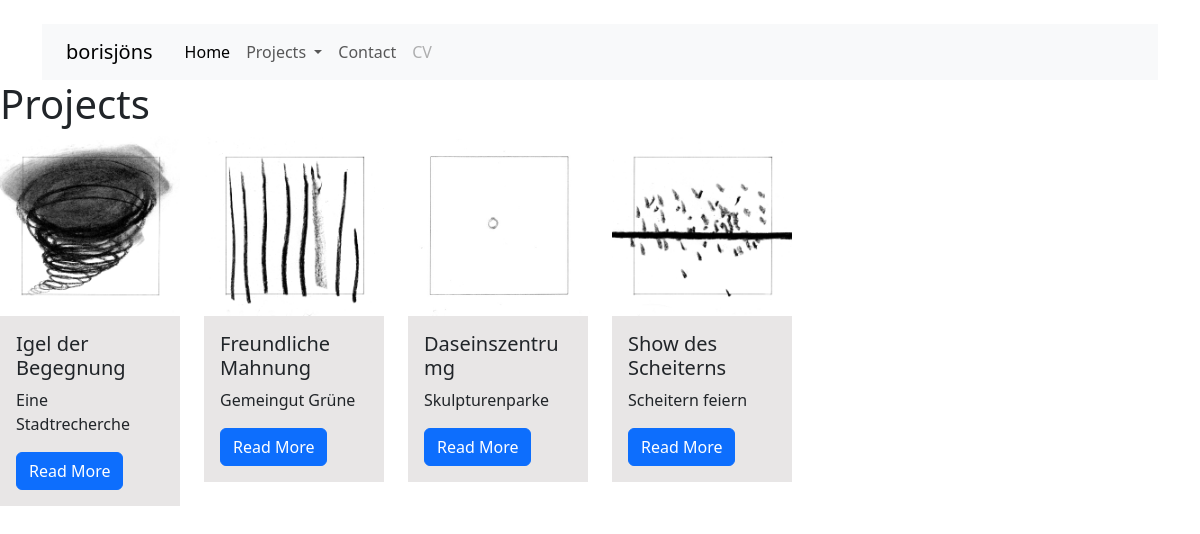
/projects/, run on the app's committed database.
### projects/models.py (models this page shows, shortened)
class Project(models.Model):
    title = models.CharField(max_length=100)
    description = models.TextField()
    technology = models.CharField(max_length=20)
    image = models.FilePathField(path="/static")
    pub_date = models.DateTimeField("date published", default=datetime.date.today)

### projects/views.py (the view)
# urls.py: path("", views.index, name="index"),
def index(request):
    latest_project_list = Project.objects.order_by('pub_date')[:5]
    context = {"latest_project_list": latest_project_list}
    return render(request, "projects/index.html", context)

### projects/templates/projects/index.html (shortened to what this page needs)
<!DOCTYPE html>
<html lang="en">
<head>
</head>
<body>
{% extends "base.html" %}
{% load static %}
{% block page_content %}
<h1>Projects</h1>
<div class="row">
{% for project in latest_project_list %}
    <div class="col-md-2">
        <div class="card mb-2">
            <img class="card-img-top" src="{% static project.image %}" width="22%">
            <div class="card-body">
                <h5 class="card-title">{{ project.title }}</h5>
                <p class="card-text">{{ project.description }}</p>
                <a href="{% url 'projects:detail' project.pk %}"
                   class="btn btn-primary">
                    Read More
                </a>
            </div>
        </div>
    </div>
    {% endfor %}
</div>
{% endblock %}

### mysite/templates/base.html (shortened to what this page needs)
<!DOCTYPE html>
<html lang="en">
<head>
    {% load static %}
    <link href="https://cdn.jsdelivr.net/npm/bootstrap@5.3.0/dist/css/bootstrap.min.css" rel="stylesheet">
   <link rel='stylesheet' href="{% static 'projects02/custom.css' %}" type='text/css' />
</head>
<body>
<br>
<div class="container">
    <nav class="navbar navbar-expand-lg navbar-light bg-light">
        <a class="navbar-brand mx-4" href="#">borisjöns</a>
        <div class="collapse navbar-collapse" id="navbarNavAltMarkup">
            <div class="navbar-nav">
                <a class="nav-item nav-link active" href="{% url 'projects02:index'%}">Home</a>
                <a class="nav-item dropdown">
                    <a class="nav-link dropdown-toggle" href="#" id="navbarDropdown" role="button"
                       data-toggle="dropdown" aria-haspopup="true" aria-expanded="false"> Projects
                    </a>
                </a>
                <a class="nav-item nav-link" href="#">Contact</a>
                <a class="nav-item nav-link disabled" href="#">CV</a>
            </div>
        </div>
</div>
{% block page_content %}
{% endblock %}
</body>
</html>

### projects02/static/projects02/custom.css (style rules this page uses)
.card-body { background-color: #e8e6e6; }
.card { border: 0.0; }
.card-img-top { position: relative; }
.navbar { background-color: #e8e6e6; margin:0%; border: 0px; display: justify-content-between; }

### data on the page
Project: image (picture), title "Igel der Begegnung", description "Eine Stadtrecherche"
Project: image (picture), title "Freundliche Mahnung", description "Gemeingut Grüne"
Project: image (picture), title "Daseinszentrumg", description "Skulpturenparke"
Project: image (picture), title "Show des Scheiterns", description "Scheitern feiern"
